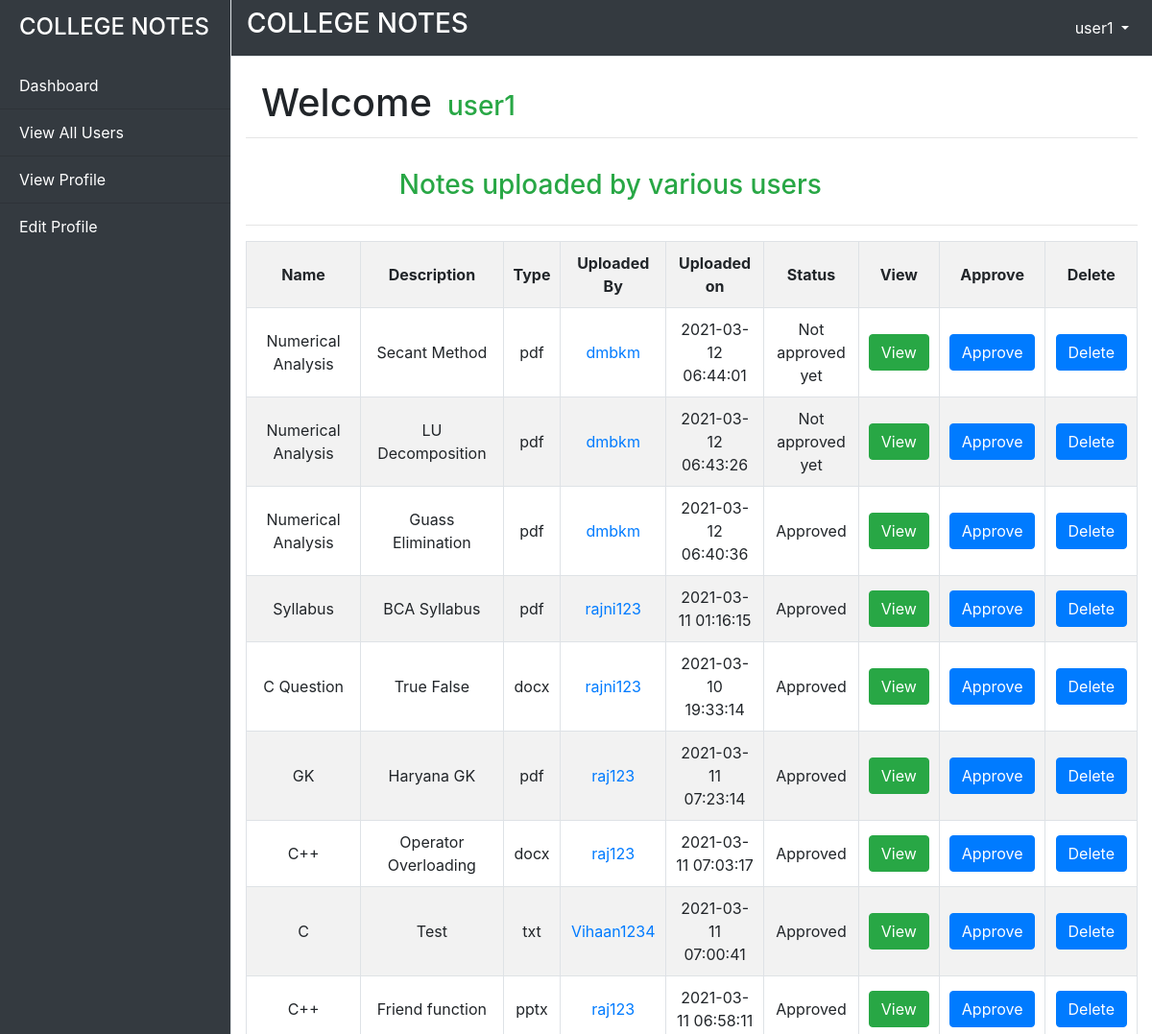
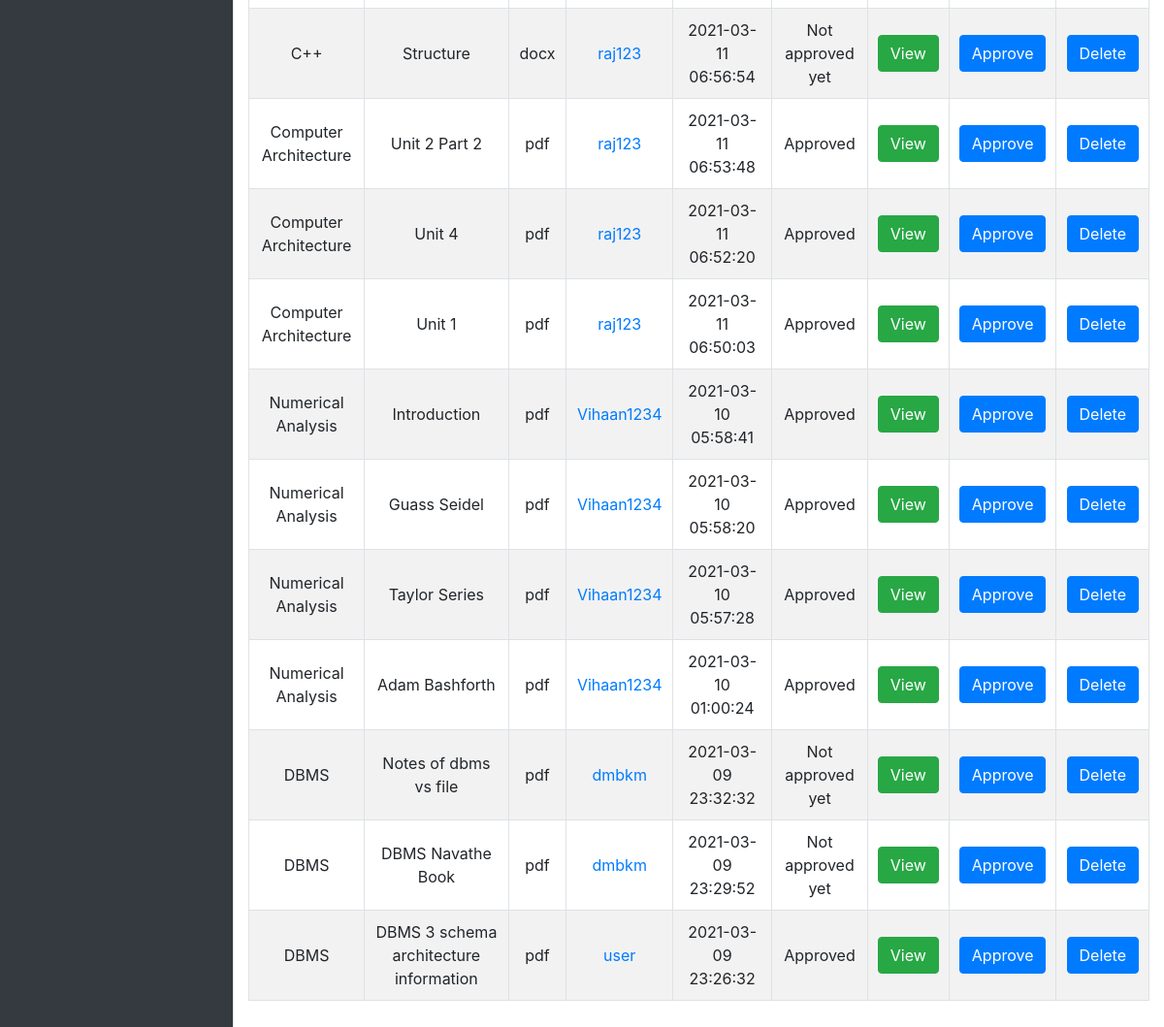
The app's page /admin.php?adminid=1 with its own data (2 pictures, top to bottom).
### tables this page shows
CREATE TABLE `users` (
  `ID` int(11) NOT NULL,
  `Name` varchar(225) NOT NULL,
  `email` varchar(225) NOT NULL,
  `Username` varchar(225) NOT NULL,
  `Password` varchar(225) NOT NULL,
  `Gender` varchar(225) NOT NULL,
  `Role` varchar(225) NOT NULL,
  `Course` varchar(225) NOT NULL,
  `Image` varchar(225) NOT NULL,
  `About` varchar(225) NOT NULL,
  `Joindate` date NOT NULL
);

CREATE TABLE `uploads` (
  `FILE_ID` int(11) NOT NULL,
  `FILE_NAME` varchar(225) NOT NULL,
  `FILE_DESCRIPTION` text NOT NULL,
  `FILE_TYPE` varchar(225) NOT NULL,
  `FILE_UPLOADER` varchar(225) NOT NULL,
  `FILE_UPLOADED_ON` timestamp NOT NULL DEFAULT current_timestamp(),
  `FILE_UPLOADED_TO` varchar(225) NOT NULL,
  `FILE` varchar(225) NOT NULL,
  `STATUS` varchar(225) NOT NULL
);

### admin.php (the view, shortened to what this page needs)
<?php
        if(isset($_GET['adminid']))
        {
            $conn=mysqli_connect("localhost","root","","project2");
            $id=$_GET['adminid'];
            $sel1="select * from users where ID=$id";
            $res1=mysqli_query($conn,$sel1);
            $res2=mysqli_fetch_array($res1);
        }
        else
        {
            header("location:index.php?ad=1");
        }
    ?>
<!doctype html>
<html lang="en">
  <head>
    <link rel="stylesheet" href="https://stackpath.bootstrapcdn.com/bootstrap/4.5.2/css/bootstrap.min.css">
  </head>
  <body>
        <div class="d-flex" id="wrapper">
            <div class="bg-dark border-right text-white" id="sidebar-wrapper">
                <div class="sidebar-heading"><p class="h4">COLLEGE NOTES</p></div>
                    <div class="list-group list-group-flush">
                        <a href="admin.php?adminid=<?php echo $res2[0];?>" class="list-group-item text-white list-group-item-action bg-dark">Dashboard</a>
                        <a href="admin.php?adminid=<?php echo $res2[0];?>&myusers=1" class="list-group-item text-white list-group-item-action bg-dark">View All Users</a>
                        <a href="admin.php?adminid=<?php echo $res2[0];?>&viewprof=1" class="list-group-item text-white list-group-item-action bg-dark">View Profile</a>
                        <a href="admin.php?adminid=<?php echo $res2[0];?>&editprof=1" class="list-group-item text-white list-group-item-action bg-dark">Edit Profile</a>
                    </div>
                </div>
                <div id="page-content-wrapper">
                    <nav class="navbar navbar-expand-lg navbar-dark bg-dark border-bottom">
                        <p class="h3 text-white aa">COLLEGE NOTES</p>
                        <div class="collapse navbar-collapse text-center" id="navbarSupportedContent">
                            <ul class="navbar-nav ml-auto mt-2 mt-lg-0">
                                <?php
                                    $sel2="select * from users where ID=$res2[0]";
                                    $res2=mysqli_query($conn,$sel2);
                                    $res3=mysqli_fetch_array($res2);
                                ?>
                                <li class="nav-item dropdown">
                                    <a class="nav-link text-white dropdown-toggle" href="#" id="navbarDropdown" role="button" data-toggle="dropdown" aria-haspopup="true" aria-expanded="false">
                                        <?php echo $res3[1];?>
                                    </a>
                                </li>
                        </div>
                    </nav>
                    <?php
                        if(isset($_GET['adminid']) && !isset($_GET['myusers']) && !isset($_GET['viewprof']) && !isset($_GET['editprof']) && !isset($_GET['admin1id']))
                        {
                            $sel3="select * from users where ID=$id";
                            $res4=mysqli_query($conn,$sel3);
                            $res5=mysqli_fetch_array($res4);
                    ?>
                            <div class="container-fluid">
                                <div class="row">
                                    <div class="col-md-12">
                                        <h1 class="mt-4 ml-3 mr-3" style="float:left;">Welcome</h1>
                                        <h3 class="text-success" style="margin-top:35px"><?php echo $res5[1];?></h3>
                                        <hr/>
                                    </div>
                                </div>
                                <div class="row">
                                    <div class="col-md-8 mx-auto mt-3">
                                        <marquee scrollamount=10>
                                            <h3 class="text-success">Notes uploaded by various users</h3>
                                        </marquee>
                                    </div>
                                </div>
                                <hr/>
                                <div class="row">
                                    <div class="jj col-md-12 mr-3" style="overflow-x:scroll">
                                        <table class="text-center mb-5 w-100 table-hover table-bordered table-striped" cellpadding=10>
                                            <tr>
                                                <th>Name</th>
                                                <th>Description</th>
                                                <th>Type</th>
                                                <th>Uploaded By</th>
                                                <th>Uploaded on</th>
                                                <th>Status</th>
                                                <th>View</th>
                                                <th>Approve</th>
                                                <th>Delete</th>
                                            </tr>
                                            <?php
                                                $sel4="select * from uploads order by FILE_ID desc";
                                                $res6=mysqli_query($conn,$sel4);
                                                while($res7=mysqli_fetch_array($res6))
                                                {
                                                    $sel6="select ID from users where Username='$res7[4]'";
                                                    $res10=mysqli_query($conn,$sel6);
                                                    $res11=mysqli_fetch_array($res10);
                                            ?>
                                                    <tr>
                                                        <td><?php echo $res7[1];?></td>
                                                        <td><?php echo $res7[2];?></td>
                                                        <td><?php echo $res7[3];?></td>
                                                        <td><a href="admin.php?adminid=<?php echo $res5[0];?>&admin1id=<?php echo $res11[0];?>&viewprof=1" target="_blank"><?php echo $res7[4];?></a></td>
                                                        <td><?php echo $res7[5];?></td>
                                                        <td><?php echo $res7[8];?></td>
                                                        <td><a href="Uploads/<?php echo $res7[7];?>" target="_blank" class="btn btn-success">View</a></td>
                                                        <td><a href="admin.php?adminid=<?php echo $res5[0];?>&approve=<?php echo $res7[0];?>" onclick="return confirm('Are you sure you want to approve this notes?');" class="btn btn-primary">Approve</a></td>
                                                        <td><a href="admin.php?adminid=<?php echo $res5[0];?>&delete=<?php echo $res7[0];?>" onclick="return confirm('Are you sure you want to delete this notes?');" class="btn btn-primary">Delete</a></td>
                                                    </tr>
                                            <?php
                                                }
                                            ?>
                                        </table>
                                    </div>
                                </div>
                            </div>
                        <?php
                        }
                    ?>
                </div>
            </div>
  </body>
 </body>
</html>

### admin.php (style rules this page uses)
#wrapper { overflow-x: hidden; }
#sidebar-wrapper { min-height: 100vh; margin-left: -15rem; -webkit-transition: margin .25s ease-out; -moz-transition: margin .25s ease-out; -o-transition: margin .25s ease-out; transition: margin .25s ease-out; }
#sidebar-wrapper .sidebar-heading { padding: 0.875rem 1.25rem; font-size: 1.2rem; }
#sidebar-wrapper .list-group { width: 15rem; }
#page-content-wrapper { min-width: 100vw; }
@media (min-width: 768px) { #sidebar-wrapper { margin-left: 0; } }
@media (min-width: 768px) { #page-content-wrapper { min-width: 0; width: 100%; } }

### records on screen
users: Name "user1"
uploads: FILE_NAME "Numerical Analysis", FILE_DESCRIPTION "Secant Method", FILE_TYPE "pdf", FILE_UPLOADER "dmbkm", FILE_UPLOADED_ON "2021-03-12 06:44:01", STATUS "Not approved yet"
uploads: FILE_NAME "Numerical Analysis", FILE_DESCRIPTION "LU Decomposition", FILE_TYPE "pdf", FILE_UPLOADER "dmbkm", FILE_UPLOADED_ON "2021-03-12 06:43:26", STATUS "Not approved yet"
uploads: FILE_NAME "Numerical Analysis", FILE_DESCRIPTION "Guass Elimination", FILE_TYPE "pdf", FILE_UPLOADER "dmbkm", FILE_UPLOADED_ON "2021-03-12 06:40:36", STATUS "Approved"
uploads: FILE_NAME "Syllabus", FILE_DESCRIPTION "BCA Syllabus", FILE_TYPE "pdf", FILE_UPLOADER "rajni123", FILE_UPLOADED_ON "2021-03-11 01:16:15", STATUS "Approved"
uploads: FILE_NAME "C Question", FILE_DESCRIPTION "True False", FILE_TYPE "docx", FILE_UPLOADER "rajni123", FILE_UPLOADED_ON "2021-03-10 19:33:14", STATUS "Approved"
uploads: FILE_NAME "GK", FILE_DESCRIPTION "Haryana GK", FILE_TYPE "pdf", FILE_UPLOADER "raj123", FILE_UPLOADED_ON "2021-03-11 07:23:14", STATUS "Approved"
uploads: FILE_NAME "C++", FILE_DESCRIPTION "Operator Overloading", FILE_TYPE "docx", FILE_UPLOADER "raj123", FILE_UPLOADED_ON "2021-03-11 07:03:17", STATUS "Approved"
uploads: FILE_NAME "C", FILE_DESCRIPTION "Test", FILE_TYPE "txt", FILE_UPLOADER "Vihaan1234", FILE_UPLOADED_ON "2021-03-11 07:00:41", STATUS "Approved"
uploads: FILE_NAME "C++", FILE_DESCRIPTION "Friend function", FILE_TYPE "pptx", FILE_UPLOADER "raj123", FILE_UPLOADED_ON "2021-03-11 06:58:11", STATUS "Approved"
uploads: FILE_NAME "C++", FILE_DESCRIPTION "Structure", FILE_TYPE "docx", FILE_UPLOADER "raj123", FILE_UPLOADED_ON "2021-03-11 06:56:54", STATUS "Not approved yet"
uploads: FILE_NAME "Computer Architecture", FILE_DESCRIPTION "Unit 2 Part 2", FILE_TYPE "pdf", FILE_UPLOADER "raj123", FILE_UPLOADED_ON "2021-03-11 06:53:48", STATUS "Approved"
uploads: FILE_NAME "Computer Architecture", FILE_DESCRIPTION "Unit 4", FILE_TYPE "pdf", FILE_UPLOADER "raj123", FILE_UPLOADED_ON "2021-03-11 06:52:20", STATUS "Approved"
uploads: FILE_NAME "Computer Architecture", FILE_DESCRIPTION "Unit 1", FILE_TYPE "pdf", FILE_UPLOADER "raj123", FILE_UPLOADED_ON "2021-03-11 06:50:03", STATUS "Approved"
uploads: FILE_NAME "Numerical Analysis", FILE_DESCRIPTION "Introduction", FILE_TYPE "pdf", FILE_UPLOADER "Vihaan1234", FILE_UPLOADED_ON "2021-03-10 05:58:41", STATUS "Approved"
uploads: FILE_NAME "Numerical Analysis", FILE_DESCRIPTION "Guass Seidel", FILE_TYPE "pdf", FILE_UPLOADER "Vihaan1234", FILE_UPLOADED_ON "2021-03-10 05:58:20", STATUS "Approved"
uploads: FILE_NAME "Numerical Analysis", FILE_DESCRIPTION "Taylor Series", FILE_TYPE "pdf", FILE_UPLOADER "Vihaan1234", FILE_UPLOADED_ON "2021-03-10 05:57:28", STATUS "Approved"
uploads: FILE_NAME "Numerical Analysis", FILE_DESCRIPTION "Adam Bashforth", FILE_TYPE "pdf", FILE_UPLOADER "Vihaan1234", FILE_UPLOADED_ON "2021-03-10 01:00:24", STATUS "Approved"
uploads: FILE_NAME "DBMS", FILE_DESCRIPTION "Notes of dbms vs file", FILE_TYPE "pdf", FILE_UPLOADER "dmbkm", FILE_UPLOADED_ON "2021-03-09 23:32:32", STATUS "Not approved yet"
uploads: FILE_NAME "DBMS", FILE_DESCRIPTION "DBMS Navathe Book", FILE_TYPE "pdf", FILE_UPLOADER "dmbkm", FILE_UPLOADED_ON "2021-03-09 23:29:52", STATUS "Not approved yet"
uploads: FILE_NAME "DBMS", FILE_DESCRIPTION "DBMS 3 schema architecture information", FILE_TYPE "pdf", FILE_UPLOADER "user", FILE_UPLOADED_ON "2021-03-09 23:26:32", STATUS "Approved"
